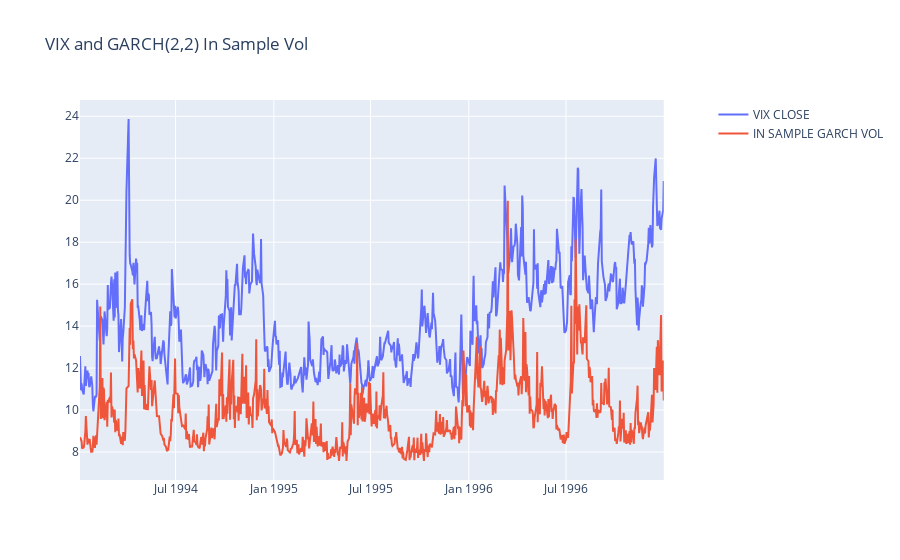

Write notebook code for a chart like this one.
### Code cell
fig = make_subplots(specs=[[{"secondary_y": True}]])
fig.add_trace(
    go.Scatter(x=df_vix.index, y=df_vix["close"], mode="lines", name="VIX CLOSE"),
    secondary_y=False,
)
fig.add_trace(
    go.Scatter(
        x=res.conditional_volatility.index,
        y=res.conditional_volatility * np.sqrt(252),
        mode="lines",
        name="IN SAMPLE GARCH VOL",
    ),
    secondary_y=False,
)
fig.update_layout(title="VIX and GARCH(2,2) In Sample Vol")
fig.show()
print(f"in sample mean GARCH(2,2) :{(res.conditional_volatility * np.sqrt(252)).mean()}")
print(f"in sample std GARCH(2,2) :{(res.conditional_volatility * np.sqrt(252)).std()}")

### Figure 1 — Plotly figure (JSON) as saved in the notebook; plotly's stock layout.template omitted (floating-point values rounded to 4 significant figures; data arrays with more than 128 entries replaced by an {"elided": "..."} marker saying what was removed)
{"data": [{"mode": "lines", "name": "VIX CLOSE", "type": "scatter", "x": {"elided": "758 str values"}, "xaxis": "x", "y": {"elided": "758 float values"}, "yaxis": "y"}, {"mode": "lines", "name": "IN SAMPLE GARCH VOL", "type": "scatter", "x": {"elided": "758 str values"}, "xaxis": "x", "y": {"elided": "758 float values"}, "yaxis": "y"}], "layout": {"title": {"text": "VIX and GARCH(2,2) In Sample Vol"}, "xaxis": {"anchor": "y", "domain": [0, 0.94]}, "yaxis": {"anchor": "x", "domain": [0, 1]}, "yaxis2": {"anchor": "x", "overlaying": "y", "side": "right"}}}
